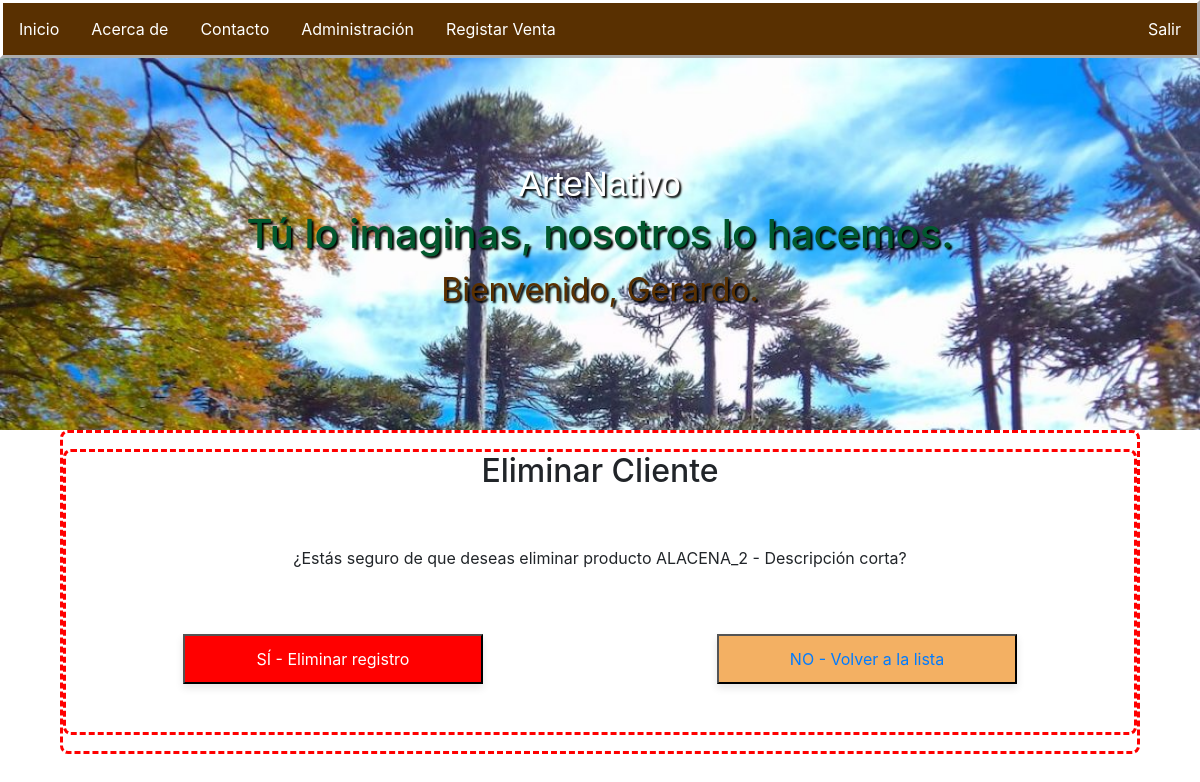
Before: /Productos/eliminar/ALACENA_2 (signed in) with the older database file.
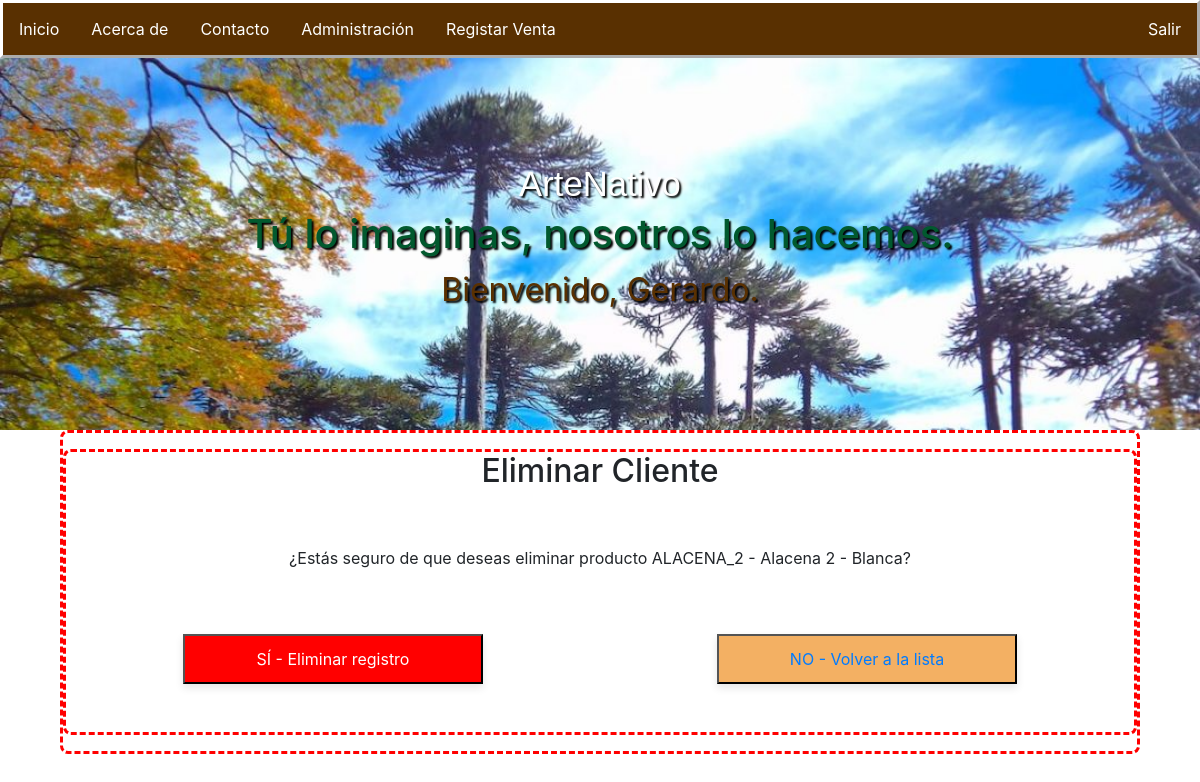
After: the same page with the newer database file.
### ArteNativo/models.py (models this page shows)
class Productos(models.Model):
    app_label = 'ArteNativo'
    tipo =(
        ('A', 'Domirtorio'),
        ('B', 'Sala'),
        ('C', 'Comedor'),
        ('D', 'Cocina'),
        ('E', 'Exteriores'),
        ('F', 'Decoración')
    )
    Estados = (
        (True, 'Activo'),
        (False, 'Inactivo')
    )
    IdProducto = models.CharField(max_length=10, primary_key=True)
    NombreProducto = models.CharField(max_length=50, blank=False, null=False, default='Descripción corta')
    TipoProducto = models.CharField(max_length=1, choices=tipo, null=False, blank=False,default='B')
    ImagenProducto = models.ImageField(upload_to='ImgProducto/',null=False, blank=False)
    PrecioUnitario = models.DecimalField(max_digits=8, default=0, decimal_places=2)
    Stock = models.IntegerField(blank=False, null=False, default=0)
    Descripcion = RichTextField(blank=True, null=True)
    EstadoProducto = models.BooleanField(blank=False, null=False, choices=Estados, default=True)

### ArteNativo/views.py (the view, shortened to what this page needs)
# urls.py: path('Productos/eliminar/<str:pk>', views.EliminarProductoView.as_view(), name = 'EliminarProducto'),
class EliminarProductoView(LoginRequiredMixin,View):
    template_name = 'EliminarProducto.html'
    def get(self, request, pk, *args, **kwargs):
        ProductoEliminar = get_object_or_404(Productos, pk=pk)
        return render(request, self.template_name, {'producto': ProductoEliminar})

### ArteNativo/templates/EliminarProducto.html (shortened to what this page needs)
{% extends 'ArteNativo.html' %}
{% block content %}
<div>
    <h2>Eliminar Cliente</h2>
    <p>¿Estás seguro de que deseas eliminar producto {{ producto.IdProducto }} - {{ producto.NombreProducto }}?</p>
    <form method="post">
        <table>
            <tr>
                <td><button type="submit" style="background-color: red;">SÍ - Eliminar registro</button></td>
                <td><button><a href="{% url 'TablaProductos' %}">NO - Volver a la lista</a></button></td>
            </tr>
        </table>
    </form>
</div>
{% endblock %}

Changed rows visible on the page:
changed Productos "ALACENA_2": NombreProducto "Descripción corta" → "Alacena 2 - Blanca"
